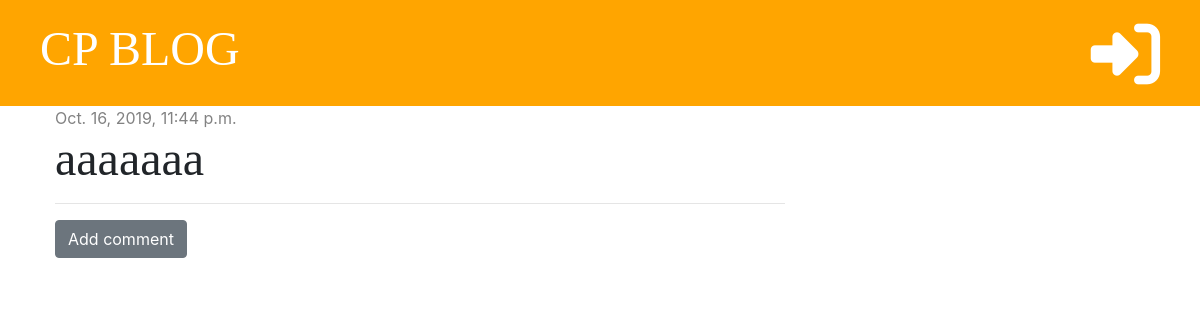
The app's page /post/8/, older data.
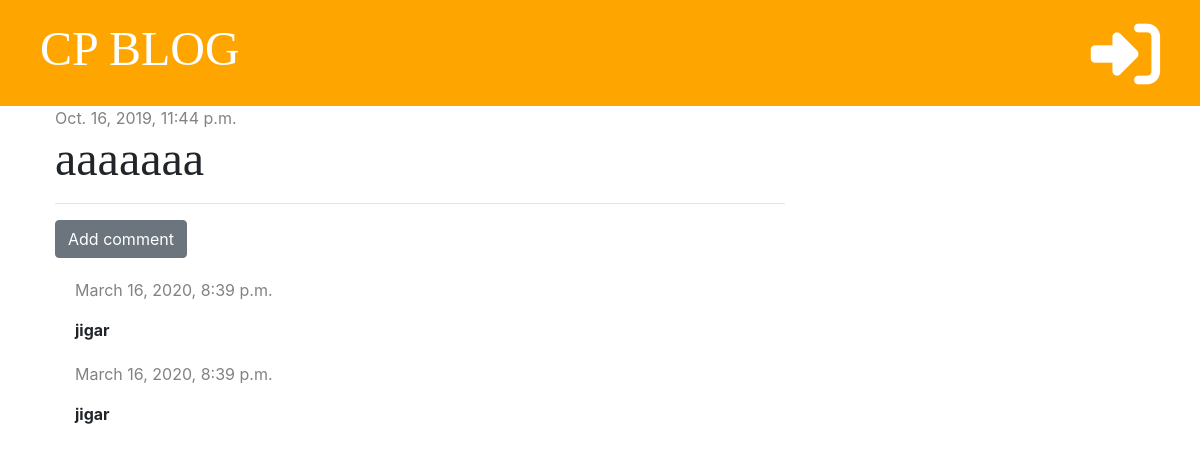
The same page, newer data.
### blog/models.py (models this page shows, shortened)
class Comment(models.Model):
    post = models.ForeignKey('blog.Post', on_delete=models.CASCADE, related_name='comments')
    author = models.CharField(max_length=200)
    text = models.TextField()
    created_date = models.DateTimeField(default=timezone.now)
    approved = models.BooleanField(default=False)

### blog/views.py (the view)
# urls.py: path('post/<int:pk>/', views.post_detail, name='post_detail'),
def post_detail(request, pk):
    post = get_object_or_404(Post, pk=pk)
    stuff_for_frontend = {'post': post}
    return render(request, 'blog/post_detail.html', stuff_for_frontend)

### blog/templatetags/markdownify.py (called while the page is built)
@register.filter
def markdown(value):
    renderer = HighlightRenderer()
    markdown = mistune.Markdown(renderer=renderer)
    return markdown(value)

### blog/templates/blog/post_detail.html (shortened to what this page needs)
{% extends 'blog/base.html' %}
{% load markdownify %}
{% block content %}
        <div class="post">
            {% if post.published_date %}
                <div class="date">
                    {{ post.published_date }}
                 </div>
            {% else %}
                <a href="{% url 'post_publish' pk=post.pk %}"><button class="btn btn-primary">Publish</button></a>
            {% endif %}
            <h1> {{ post.title }}</h1>
            <hr>
            <a href="{% url 'add_comments_to_post' pk=post.pk %}"><button class="btn btn-secondary">Add comment</button></a>
            {% for comment in post.comments.all %}
                {% if user.is_authenticated or comment.approved %}
                    <div class="comment">
                        <div class="date" >
                            <p>{{ comment.created_date }}</p>
                        </div>
                        <strong>{{comment.author}}</strong>
                    </div>
                {% endif %}
            {% empty %}
            <p>No comments yet...</p>
            {% endfor %}
        </div>
{% endblock%}

Row changes from the older to the newer data that the page shows:
now on this page (row edited): Comment: created_date "March 16, 2020, 8:39 p.m.", author "jigar"
now on this page (row edited): Comment: created_date "March 16, 2020, 8:39 p.m.", author "jigar"
